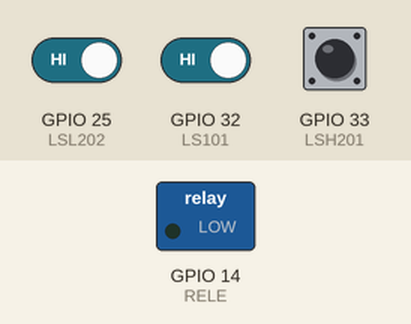
Bench run of a sketch on a simulated ESP32. Shown: switched loads named in the sketch (green lamp = pin HIGH). The test bench sets the inputs (shaded band); at power-on: GPIO 25 (LSL202) HIGH, GPIO 32 (LS101) HIGH, GPIO 33 (LSH201) HIGH. WiFi joins after 1.5 s; servers stay silent unless stated; uploads are accepted with an empty reply.

Above: at 2.7 s.
2.8 s: GPIO 25 (LSL202) driven LOW and GPIO 32 (LS101) driven LOW
At 8.2 s:
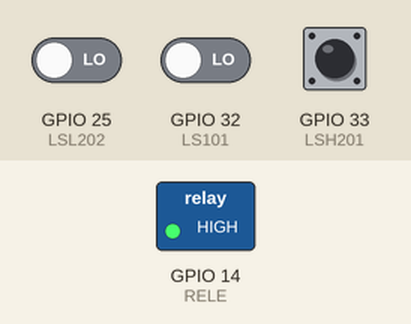
8.6 s: GPIO 32 (LS101) driven HIGH
At 13.5 s:
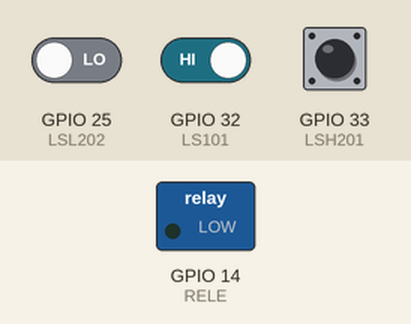
14.4 s: GPIO 32 (LS101) driven LOW
At 18.6 s:
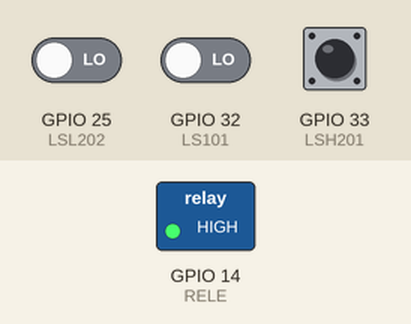
Timing chart, 0 to 20.1 s (numbered marks = the images above; inputs shaded):
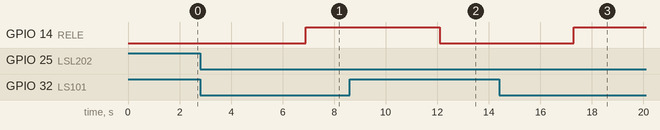

Measured:
- after the input at 2.8 s, GPIO 14 (RELE): LOW → HIGH after 4.1 s
- after the input at 8.6 s, GPIO 14 (RELE): HIGH → LOW after 3.5 s
- after the input at 14.4 s, GPIO 14 (RELE): LOW → HIGH after 2.9 s

The sketch:

tanque_esp32.ino
```cpp
// ESP32 -> Vercel vía GET. El ESP32 decide el estado de la bomba con sus sensores;
// la web solo muestra ese estado y envía la orden manual.
#include <WiFi.h>
#include <HTTPClient.h>
#include <WiFiClientSecure.h>
const char* SSID="TU_WIFI"; const char* PASS="TU_CLAVE";
const char* HOST="https://TU-PROYECTO.vercel.app";
#define LS101 32
#define LSH201 33
#define LSL202 25
#define RELE 14
int orden=-2; // -2 sin orden; 0/1 orden manual
void setup(){Serial.begin(115200);pinMode(LS101,INPUT_PULLUP);pinMode(LSH201,INPUT_PULLUP);pinMode(LSL202,INPUT_PULLUP);
  pinMode(RELE,OUTPUT);digitalWrite(RELE,LOW);WiFi.begin(SSID,PASS);while(WiFi.status()!=WL_CONNECTED)delay(300);}
void loop(){
  int ls=!digitalRead(LS101), lsh=!digitalRead(LSH201), lsl=!digitalRead(LSL202);
  int bomba=digitalRead(RELE);
  // Envia estado real y recibe la orden manual (si la hay)
  String url=String(HOST)+"/api/data?ls101="+ls+"&lsh201="+lsh+"&lsl202="+lsl+"&bomba="+bomba+"&id=ESP32-01&fmt=txt";
  WiFiClientSecure c; c.setInsecure(); HTTPClient http; http.begin(c,url);
  if(http.GET()==200){String r=http.getString(); Serial.println(r);
    if(r.indexOf("MODO=manual")>=0) orden=r.indexOf("BOMBA=1")>=0?1:0; else orden=-2;}
  else orden=-2; // sin red: sigue su lógica local
  http.end();
  // Decisión local (autoridad del proceso)
  if(orden>=0) bomba=orden;                          // orden manual recibida
  else bomba = (!ls||lsh)?0:(lsl?1:bomba);          // automático: arranque en bajo, parada en alto
  if(!ls) bomba=0;                                   // protección contra marcha en seco (LS-101)
  digitalWrite(RELE,bomba);
  delay(5000);}
```
